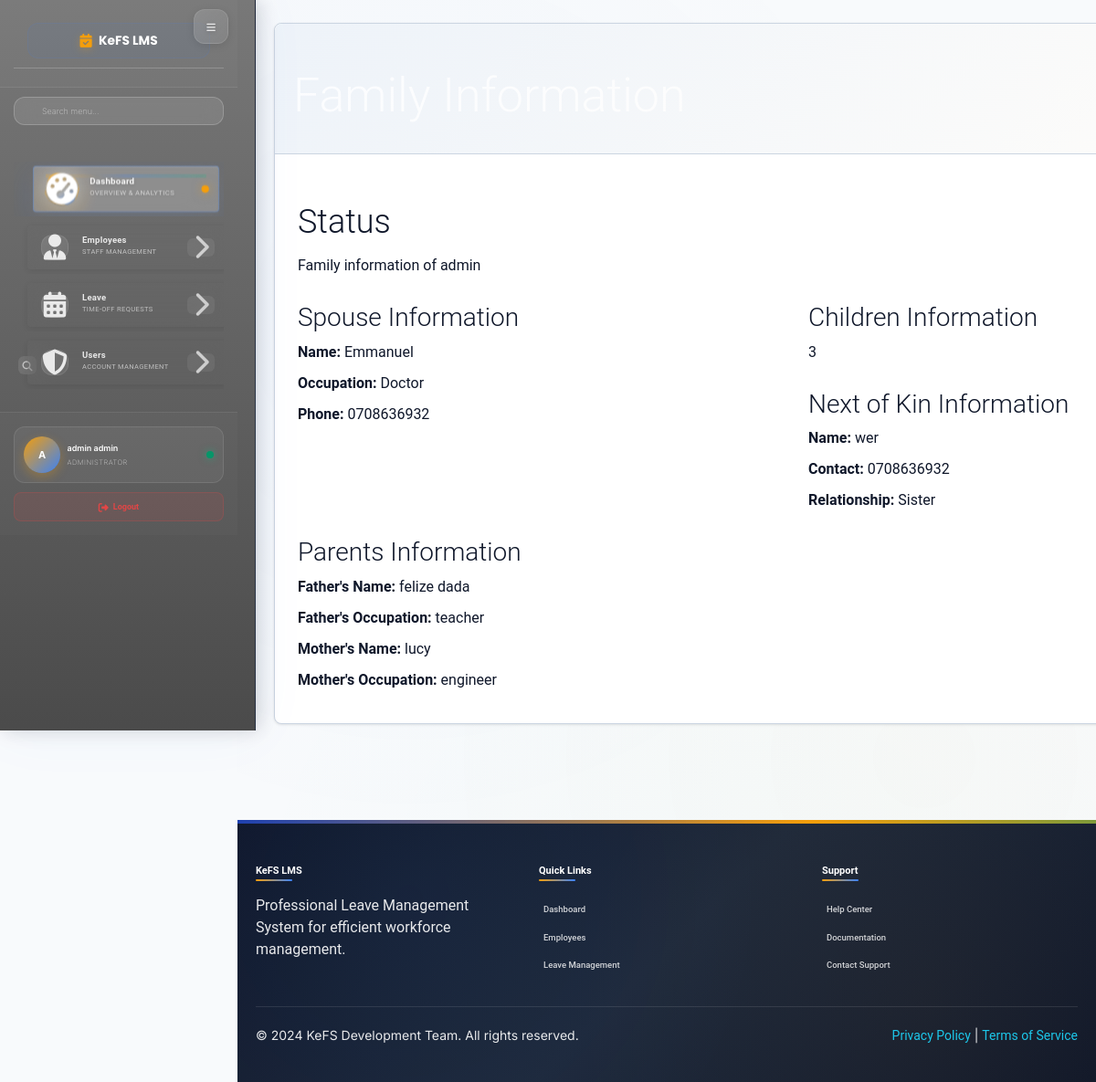
/dashboard/dashboard/family/ (signed in), run on an earlier commit of the app's database.
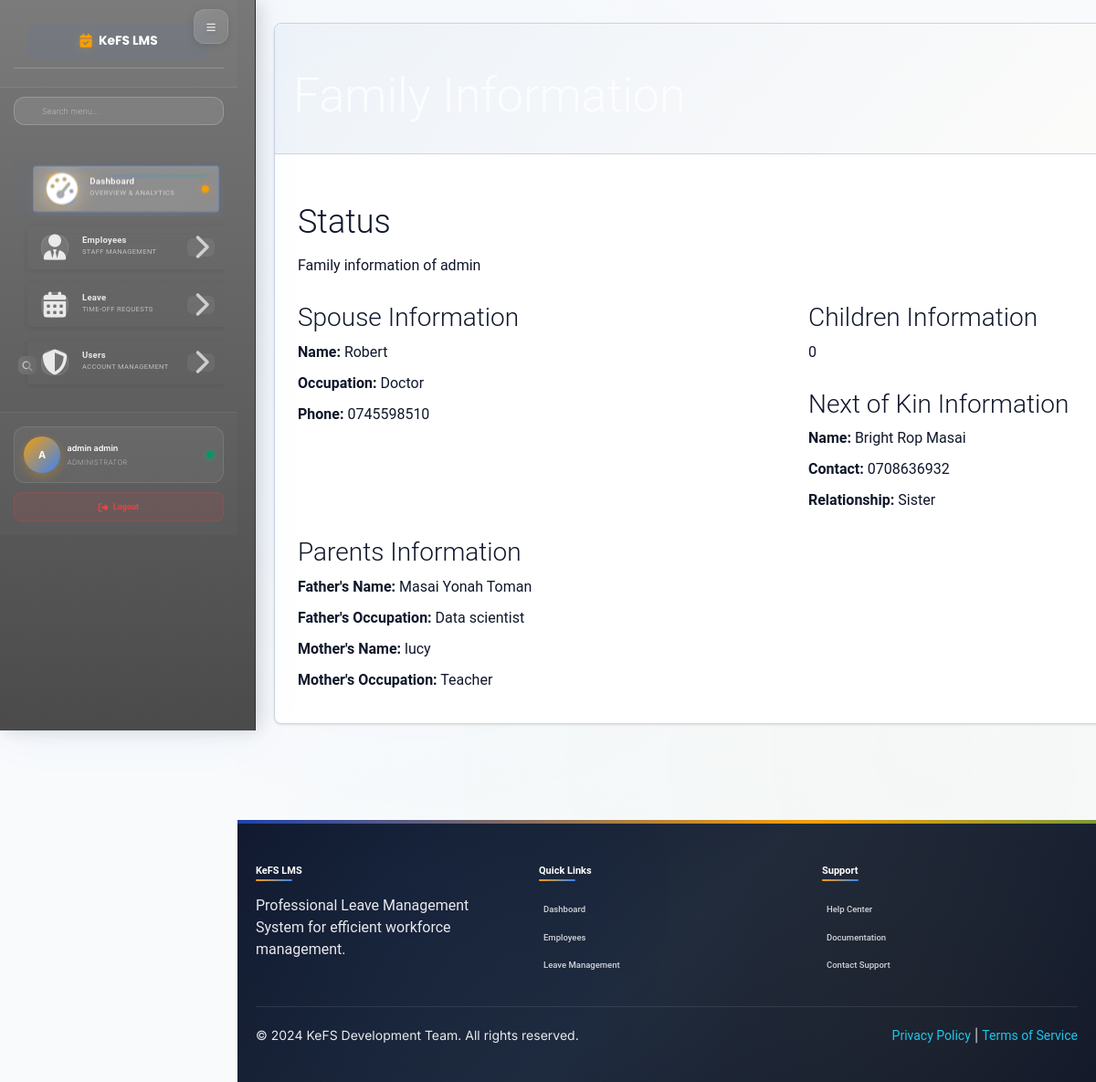
And on a later commit of the database.
### employee/models.py (models this page shows, shortened)
class CustomUser(AbstractUser): #auth_base.AbstractBaseUser
    HR = 1
    SUPERVISOR = 2
    USER = 3
    ROLE_CHOICES = (
        (HR, 'hr'),
        (SUPERVISOR, 'supervisor'),
        (USER, 'user'),
    )
    first_name = models.CharField(max_length=100)
    last_name = models.CharField(max_length=100)
    username = models.CharField(max_length=100)
    email = models.EmailField(unique=True)
    phone_number = models.CharField(max_length=100)
    role = models.PositiveSmallIntegerField(choices=ROLE_CHOICES, blank=True, null=True)
    date_joined = models.DateTimeField(auto_now_add=True)
    last_login = models.DateTimeField(auto_now=True)
    created_date = models.DateField(auto_now_add=True)
    modified_date = models.DateField(auto_now=True)
    is_active = models.BooleanField(default=False)
    is_admin = models.BooleanField(default=False)
    is_superuser = models.BooleanField(default=False)
    is_staff = models.BooleanField(default=False)
    objects = UserManager()
    USERNAME_FIELD = 'email'
    REQUIRED_FIELDS = ['username', 'first_name', 'last_name']

class Family(models.Model):
    STATUS_CHOICES = [
        ('single', 'Single'),
        ('married', 'Married'),
        ('widowed', 'Widowed'),
        ('divorced', 'Divorced'),
        ('prefer_not_to_say', 'Prefer Not to Say'),
    ]
    user = models.ForeignKey(settings.AUTH_USER_MODEL, on_delete=models.CASCADE)
    employee = models.ForeignKey(Employee, on_delete=models.CASCADE)
    status = models.CharField(max_length=100, choices=STATUS_CHOICES, blank=True)
    spouse = models.CharField(max_length=100, blank=True)
    occupation = models.CharField(max_length=100, blank=True)
    tel = models.CharField(max_length=20, blank=True)
    children = models.IntegerField(default=0)
    nextofkin = models.CharField(max_length=100, blank=True)
    contact = models.CharField(max_length=20, blank=True)
    relationship = models.CharField(max_length=100, blank=True)
    father = models.CharField(max_length=100, blank=True)
    foccupation = models.CharField(max_length=100, blank=True)
    mother = models.CharField(max_length=100, blank=True)
    moccupation = models.CharField(max_length=100, blank=True)
    updated = models.DateTimeField(auto_now=True)
    def __str__(self):
        return f"Family information of {self.user.username}"

### dashboard/views.py (the view)
# urls.py: path('dashboard/family/', views.dashboard_family, name='family'),
@login_required
def dashboard_family(request):
    family_info = Family.objects.filter(user=request.user).first()
    spouse = Family.objects.filter(user=request.user).first()
    status = Family.objects.filter(user=request.user).first()
    occupation = Family.objects.filter(user=request.user).first()
    context = {
        'family': family_info,
        'spouse': spouse,
        'status': status,
        'occupation': occupation,
    }
    return render(request, 'dashboard/family.html', context)

### templates/dashboard/family.html (shortened to what this page needs)
{% extends '_layout.html' %}
{% load crispy_forms_tags %}
{% block content %}
<div class="container mt-5">
    <div class="card">
        <div class="card-header bg-primary text-white">
            <h1 class="card-title">Family Information</h1>
        </div>
        <div class="card-body">
            <div class="row">
                <div class="col-md-12 mb-4">
                    <h2>Status</h2>
                    <p>{{ status }}</p>
                </div>
                <div class="col-lg-6 col-md-12 mb-4">
                    <h3>Spouse Information</h3>
                    <p><strong>Name:</strong> {{ family.spouse }}</p>
                    <p><strong>Occupation:</strong> {{ family.occupation }}</p>
                    <p><strong>Phone:</strong> {{ family.tel }}</p>
                </div>
                <div class="col-lg-6 col-md-12 mb-4">
                    <h3>Children Information</h3>
                    <p>{{ family.children }}</p>
                </div>
                <div class="col-lg-6 col-md-12 mb-4">
                    <h3>Next of Kin Information</h3>
                    <p><strong>Name:</strong> {{ family.nextofkin }}</p>
                    <p><strong>Contact:</strong> {{ family.contact }}</p>
                    <p><strong>Relationship:</strong> {{ family.relationship }}</p>
                </div>
                <div class="col-lg-6 col-md-12 mb-4">
                    <h3>Parents Information</h3>
                    <p><strong>Father's Name:</strong> {{ family.father }}</p>
                    <p><strong>Father's Occupation:</strong> {{ family.foccupation }}</p>
                    <p><strong>Mother's Name:</strong> {{ family.mother }}</p>
                    <p><strong>Mother's Occupation:</strong> {{ family.moccupation }}</p>
                </div>
            </div>
        </div>
    </div>
</div>
{% endblock %}

### templates/_layout.html (shortened to what this page needs)
{% load static %}
<!doctype html>
<html lang="en">
<head>
    <link rel="stylesheet" href="https://cdnjs.cloudflare.com/ajax/libs/font-awesome/6.4.0/css/all.min.css">
    <link href="{% static 'css/bootstrap.min.css' %}" rel="stylesheet" />
    <link href="{% static 'css/animate.min.css' %}" rel="stylesheet"/>
    <link href="{% static 'css/light-bootstrap-dashboard.css' %}" rel="stylesheet"/>
    <link rel="stylesheet" href="https://code.jquery.com/ui/1.12.1/themes/base/jquery-ui.css">
</head>
<body>
    <div class="sidebar" id="sidebar">
        <div class="sidebar-wrapper">
            <div class="sidebar-header">
                <button class="sidebar-toggle" id="sidebar-toggle" aria-label="Toggle sidebar">
                    <i class="fas fa-bars"></i>
                </button>
                <div class="logo">
                    <a href="{% url 'dashboard:dashboard' %}">
                        <i class="fas fa-calendar-check"></i>
                        <span>KeFS LMS</span>
                    </a>
                </div>
            </div>
            <div class="sidebar-search">
                <i class="fas fa-search search-icon"></i>
                <input type="text" class="search-input" placeholder="Search menu..." id="sidebar-search">
            </div>
            <nav>
                <ul class="nav">
                    <li class="nav-item active">
                        <a href="{% url 'dashboard:dashboard' %}" class="nav-link">
                            <div class="nav-icon-wrapper">
                                <i class="fas fa-gauge-high nav-icon"></i>
                                <div class="nav-icon-glow"></div>
                            </div>
                            <div class="nav-content">
                                <span class="nav-title">Dashboard</span>
                                <span class="nav-subtitle">Overview & Analytics</span>
                            </div>
                            <div class="nav-indicator active"></div>
                        </a>
                    </li>
                    {% if request.user.is_superuser or request.user.is_staff %}
                    <li class="nav-item dropdown">
                        <a href="#" class="nav-link dropdown-toggle">
                            <div class="nav-icon-wrapper">
                                <i class="fas fa-user-tie nav-icon"></i>
                            </div>
                            <div class="nav-content">
                                <span class="nav-title">Employees</span>
                                <span class="nav-subtitle">Staff Management</span>
                            </div>
                            <i class="fas fa-chevron-right chevron-icon"></i>
                        </a>
                    </li>
                    {% endif %}
                    <li class="nav-item dropdown">
                        <a href="#" class="nav-link dropdown-toggle">
                            <div class="nav-icon-wrapper">
                                <i class="fas fa-calendar-days nav-icon"></i>
                            </div>
                            <div class="nav-content">
                                <span class="nav-title">Leave</span>
                                <span class="nav-subtitle">Time-off Requests</span>
                            </div>
                            <i class="fas fa-chevron-right chevron-icon"></i>
                        </a>
                    </li>
                    {% if request.user.is_superuser or request.user.is_staff %}
                    <li class="nav-item dropdown">
                        <a href="#" class="nav-link dropdown-toggle">
                            <div class="nav-icon-wrapper">
                                <i class="fas fa-shield-halved nav-icon"></i>
                            </div>
                            <div class="nav-content">
                                <span class="nav-title">Users</span>
                                <span class="nav-subtitle">Account Management</span>
                            </div>
                            <i class="fas fa-chevron-right chevron-icon"></i>
                        </a>
                    </li>
                    {% endif %}
                </ul>
            </nav>
            <div class="sidebar-profile">
                <div class="user-profile">
                    <div class="user-avatar">
                        {{ request.user.get_full_name|slice:":1"|default:request.user.username|slice:":1"|upper }}
                    </div>
                    <div class="user-info">
                        <div class="user-name">{{ request.user.get_full_name|truncatechars:15|default:request.user.username|truncatechars:15 }}</div>
                        <div class="user-role">
                            {% if request.user.is_superuser %}Administrator{% elif request.user.is_staff %}Staff{% else %}Employee{% endif %}
                        </div>
                    </div>
                    <div class="user-status" title="Online"></div>
                </div>
                <div class="sidebar-logout">
                    <a href="{% url 'accounts:logout' %}" class="logout-btn">
                        <i class="fas fa-sign-out-alt"></i>
                        <span>Logout</span>
                    </a>
                </div>
            </div>
        </div>
    </div>
    <div class="main-panel">
        <main id="main-content" class="main-content">
            {% block content %}{% endblock %}
        </main>
        <footer class="app-footer">
            <div class="footer-content">
                <div class="footer-section">
                    <h5>KeFS LMS</h5>
                    <p>Professional Leave Management System for efficient workforce management.</p>
                </div>
                <div class="footer-section">
                    <h5>Quick Links</h5>
                    <ul class="footer-links">
                        <li><a href="{% url 'dashboard:dashboard' %}">Dashboard</a></li>
                        <li><a href="{% url 'dashboard:employees' %}">Employees</a></li>
                        <li><a href="{% url 'dashboard:staffleavetable' %}">Leave Management</a></li>
                    </ul>
                </div>
                <div class="footer-section">
                    <h5>Support</h5>
                    <ul class="footer-links">
                        <li><a href="#">Help Center</a></li>
                        <li><a href="#">Documentation</a></li>
                        <li><a href="#">Contact Support</a></li>
                    </ul>
                </div>
            </div>
            <div class="footer-bottom">
                <div>&copy; 2024 KeFS Development Team. All rights reserved.</div>
                <div>
                    <a href="#">Privacy Policy</a> | <a href="#">Terms of Service</a>
                </div>
            </div>
        </footer>
    </div>
</body>
</html>

### templates/dashboard/family.html (style rules this page uses)
body { overflow-x: hidden; }

What changed in the data, as far as the page shows it:
changed Family "Doctor": spouse "Emmanuel" → "Robert"; tel "0708636932" → "0745598510"; children "3" → "0"; nextofkin "wer" → "Bright Rop Masai"; father "felize dada" → "Masai Yonah Toman"; foccupation "teacher" → "Data scientist"; moccupation "engineer" → "Teacher"
